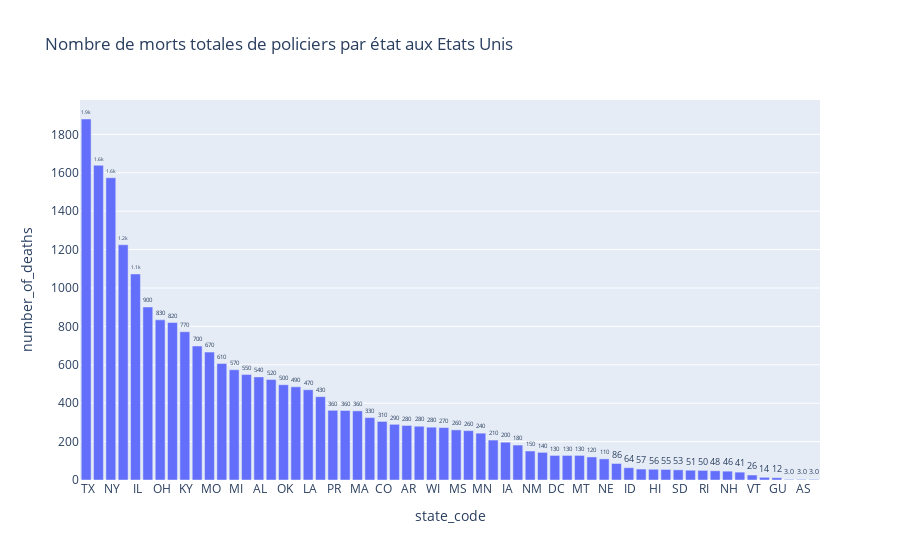

Here is the notebook cell this chart was saved with:
### Markdown cell above
### On observe sur cette carte la répartition géographique du nombres de morts de policiers selon l'état. On ne peut pas vraiment conclure d'une corrélation entre la situation géopgraphique d'un état et son nombre de policiers tués en service.

### Code cell
fig = px.bar(state_data, x='state_code', y='number_of_deaths', text_auto='.2s',title="Nombre de morts totales de policiers par état aux Etats Unis")
fig.update_traces(textfont_size=20, textangle=0, textposition="outside", cliponaxis=False)
fig.show()

### Figure 1 — Plotly figure (JSON) as saved in the notebook; plotly's stock layout.template omitted (floating-point values rounded to 4 significant figures)
{"data": [{"alignmentgroup": "True", "cliponaxis": false, "hovertemplate": "state_code=%{x}<br>number_of_deaths=%{y}<extra></extra>", "legendgroup": "", "marker": {"color": "#636efa", "pattern": {"shape": ""}}, "name": "", "offsetgroup": "", "orientation": "v", "showlegend": false, "textangle": 0, "textfont": {"size": 20}, "textposition": "outside", "texttemplate": "%{y:.2s}", "type": "bar", "x": [" TX", " CA", " NY", " US", " IL", " PA", " OH", " FL", " KY", " GA", " MO", " TN", " MI", " NC", " AL", " VA", " OK", " NJ", " LA", " IN", " PR", " SC", " MA", " MD", " CO", " WA", " AR", " RR", " WI", " AZ", " MS", " KS", " MN", " WV", " IA", " OR", " NM", " CT", " DC", " UT", " MT", " NV", " NE", " ME", " ID", " WY", " HI", " ND", " SD", " TR", " RI", " AK", " NH", " DE", " VT", " VI", " GU", " CZ", " AS", " MP"], "xaxis": "x", "y": [1880, 1639, 1574, 1225, 1073, 901, 834, 820, 772, 698, 666, 607, 574, 549, 537, 523, 496, 485, 470, 434, 363, 362, 360, 325, 305, 290, 284, 280, 275, 273, 261, 257, 244, 208, 197, 182, 151, 144, 128, 128, 128, 120, 110, 86, 64, 57, 56, 55, 53, 51, 50, 48, 46, 41, 26, 14, 12, 3, 3, 3], "yaxis": "y"}], "layout": {"autosize": true, "barmode": "relative", "legend": {"tracegroupgap": 0}, "title": {"text": "Nombre de morts totales de policiers par état aux Etats Unis"}, "xaxis": {"anchor": "y", "autorange": true, "domain": [0, 1], "range": [-0.5, 59.5], "title": {"text": "state_code"}, "type": "category"}, "yaxis": {"anchor": "x", "autorange": true, "domain": [0, 1], "range": [0, 1979.0], "title": {"text": "number_of_deaths"}, "type": "linear"}}}
